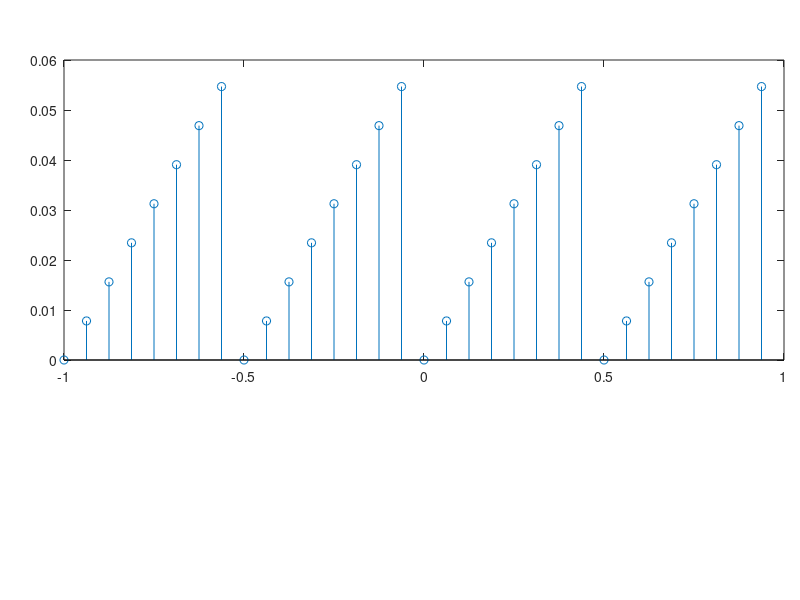

MATLAB code for this plot:
	%	Quantining		z = [-16:15]/16;	zp = 0.125*z;	xQ = floor(16*zp)/16;	error = zp - xQ;	subplot('position', [0.08 0.4 0.90 0.5]);	stem(z,error)	